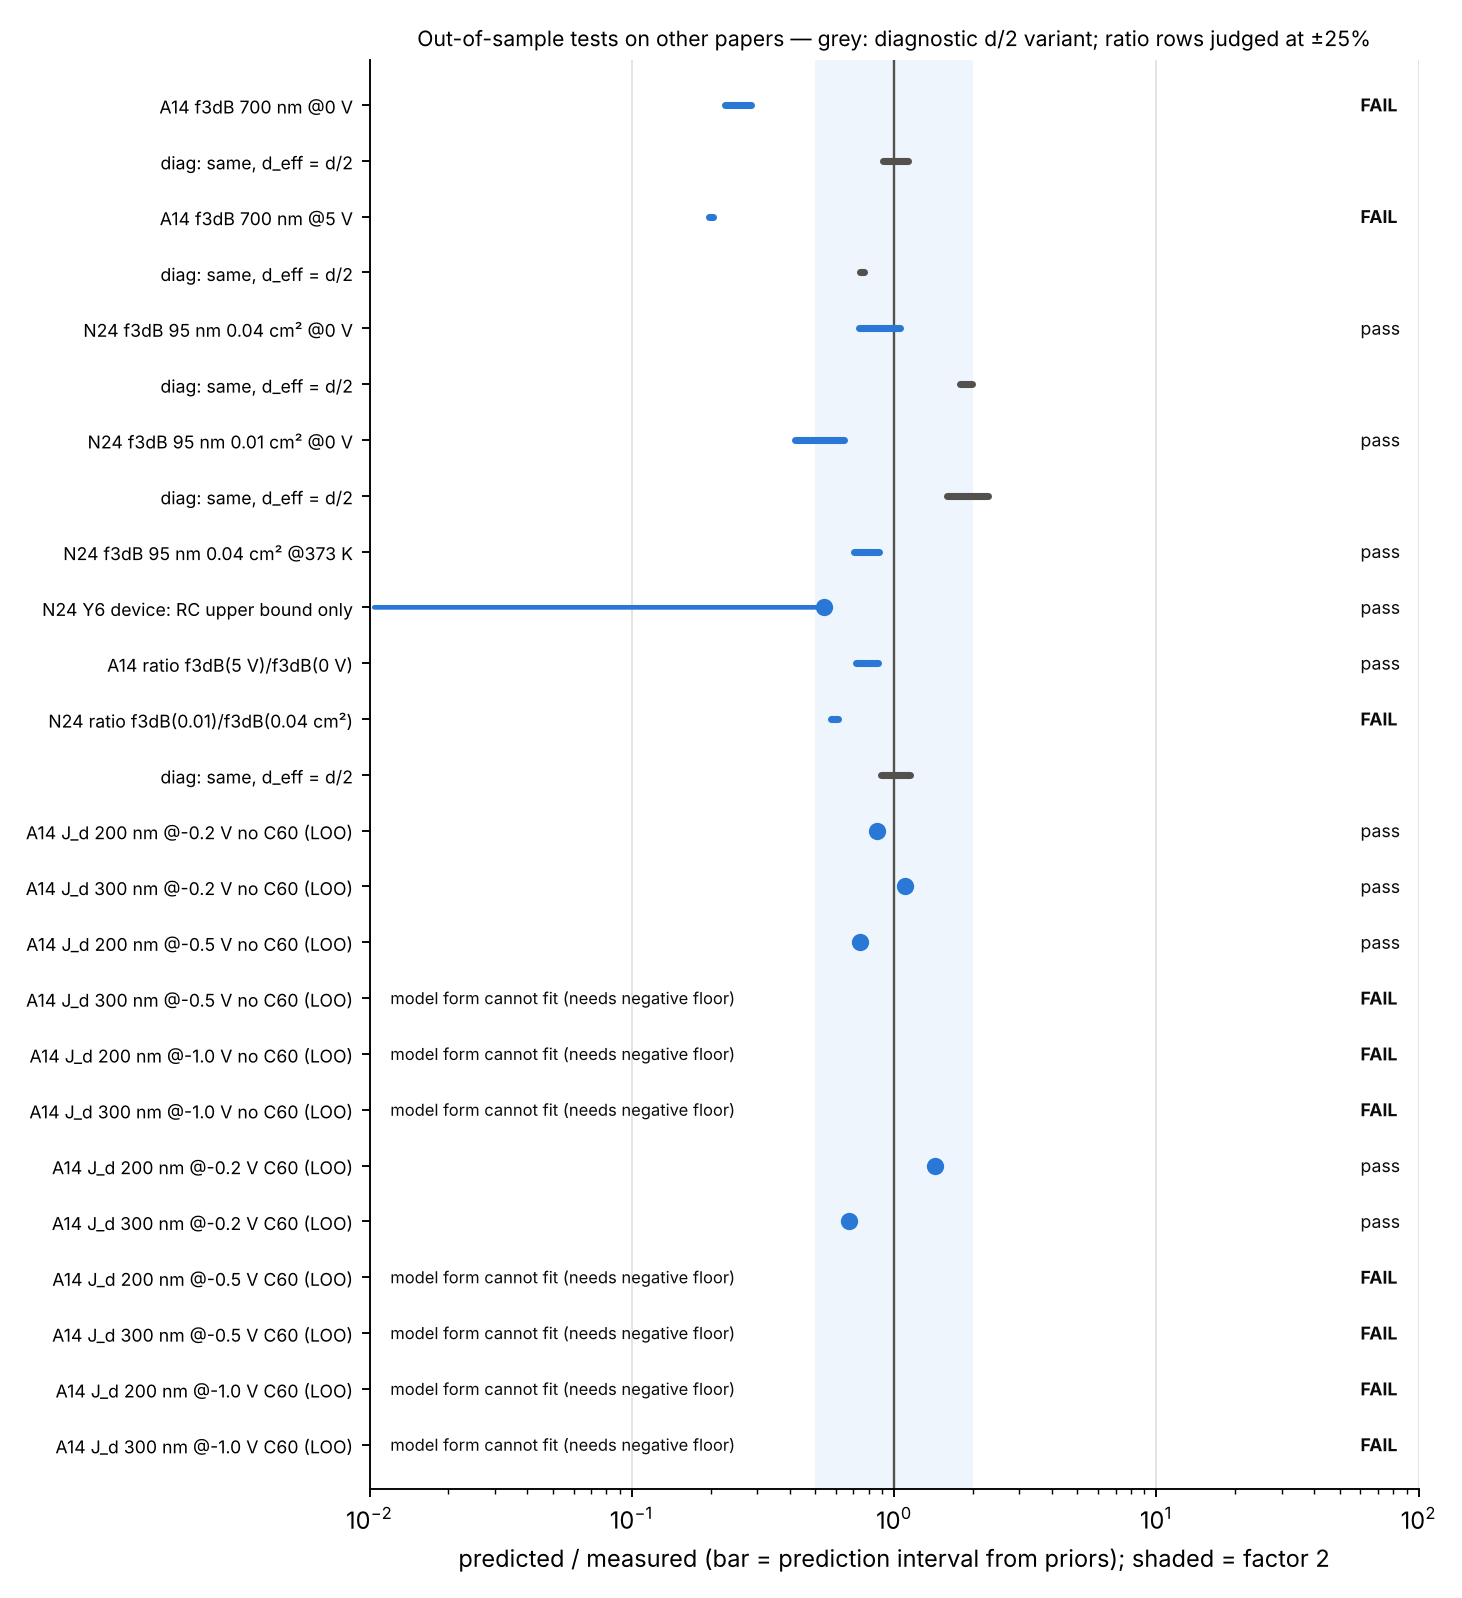

Python code for this plot:
"""用其他文献做独立检验（不用 Luong 2024，避免循环验证）。

原则：
1. 预测只用文献中“独立测得”的输入（迁移率、电容、负载电阻、厚度、面积），
   不用被预测的那个量去拟合任何参数；
2. 文献没给的量（内建电势 V0、寿命 τ、吸收系数 α）用先验区间，输出预测区间而不是单点；
3. 公式按《42种策略_通用边界模型.md》预先固定：渡越 B1 用 κ=3.5、全厚度 d；
   “平均渡越距离 d/2” 变体只作诊断，不作为通过依据。

文献：
- A14：Armin et al., Laser Photonics Rev. 8, 924 (2014)，Swansea 机构库作者稿 cronfa38600
- N24：CH17 OPD, Natl. Sci. Rev. 11, nwad311 (2024)，PMC10833469
- Y19：Yazmaciyan, Meredith, Armin, Adv. Opt. Mater. 1801543 (2019)，Swansea 机构库作者稿 cronfa48973
运行：python3 external_tests.py → 打印结果，输出 external_tests.png、external_ccn.png
"""
import numpy as np
import matplotlib
matplotlib.use("Agg")
import matplotlib.pyplot as plt
import opd_bounds as b

C_BLUE, C_ORANGE, C_AQUA, C_INK, C_MUTED, C_GRID = "#2a78d6", "#eb6834", "#1baf7a", "#0b0b0b", "#52514e", "#e4e3df"
TOL = 2.0
results = []   # (标签, 预测下限, 预测上限, 实测, 说明)


def f3db_from_C(mu, Veff, d, R, C, kappa=3.5, d_eff=None):
    """带宽：RC 用实测电容，渡越用 B1。d_eff 为渡越距离（默认 = d）。"""
    de = d if d_eff is None else d_eff
    f_tr = kappa * mu * Veff / (2 * np.pi * de**2)
    f_rc = 1 / (2 * np.pi * R * C)
    return b.f_3dB(f_rc, f_tr)


# ============================================================ A14 带宽（700 nm，C60 阻挡层）
# 独立输入：μh = 3e-4 cm²/Vs（photo-CELIV/双注入，慢载流子）、C = 3.7 nF/cm²、A = 0.2 cm²、R = 100 Ω
# 先验：V0 ∈ [0.8, 1.0] V（PCDTBT:PC70BM 的 Voc 约 0.88 V；原文未给 V_bi）
A14 = dict(mu=3e-8, d=700e-9, C=3.7e-9 / 1e-4 * 0.2e-4, R=100.0)
for V, f_meas in [(0.0, 120e3), (5.0, 1.0e6)]:
    lo = f3db_from_C(A14["mu"], 0.8 + V, A14["d"], A14["R"], A14["C"])
    hi = f3db_from_C(A14["mu"], 1.0 + V, A14["d"], A14["R"], A14["C"])
    results.append((f"A14 f3dB 700 nm @{V:g} V", lo, hi, f_meas, "μh 来自 photo-CELIV/DI"))
    lo2 = f3db_from_C(A14["mu"], 0.8 + V, A14["d"], A14["R"], A14["C"], d_eff=A14["d"] / 2)
    hi2 = f3db_from_C(A14["mu"], 1.0 + V, A14["d"], A14["R"], A14["C"], d_eff=A14["d"] / 2)
    results.append((f"  diag: same, d_eff = d/2", lo2, hi2, f_meas, "诊断"))

# ============================================================ N24 带宽（CH17，95 nm，0 V）
# 独立输入：SCLC μ = 4.5e-4 cm²/Vs（e/h = 1.2，取较慢者 μ/1.2 到 μ），C = 0.7 nF（0.04 cm²，10 kHz），R = 50 Ω
# 先验：V0 ∈ [0.7, 0.9] V。实测给的是上升时间 t_r，换算 f3dB = 0.35/t_r（单极点）
N24_mu = (4.5e-8 / 1.2, 4.5e-8)
for area, C, tr in [(0.04, 0.7e-9, 168e-9), (0.01, 0.7e-9 / 4, 91e-9)]:
    vals = [f3db_from_C(mu, v0, 95e-9, 50.0, C) for mu in N24_mu for v0 in (0.7, 0.9)]
    results.append((f"N24 f3dB 95 nm {area} cm² @0 V", min(vals), max(vals), 0.35 / tr, "t_r→f3dB"))
    vals2 = [f3db_from_C(mu, v0, 95e-9, 50.0, C, d_eff=95e-9 / 2) for mu in N24_mu for v0 in (0.7, 0.9)]
    results.append(("  diag: same, d_eff = d/2", min(vals2), max(vals2), 0.35 / tr, "诊断"))
# 变温：373 K 时电子迁移率 1e-3 cm²/Vs（原文 Fig. S13），实测 f3dB ≈ 4 MHz（面积按 0.04 cm²）
vals = [f3db_from_C(mu, v0, 95e-9, 50.0, 0.7e-9) for mu in (1e-7 / 1.2, 1e-7) for v0 in (0.7, 0.9)]
results.append(("N24 f3dB 95 nm 0.04 cm² @373 K", min(vals), max(vals), 4e6, "面积为推断"))
# Y6 对照器件：只有 C = 1.9 nF，厚度未知 → 只能给 RC 上界
f_rc_y6 = 1 / (2 * np.pi * 50 * 1.9e-9)
results.append(("N24 Y6 device: RC upper bound only", 0.0, f_rc_y6, 0.35 / 386e-9, "上界检验"))

# ============================================================ 与 κ、d_eff 约定无关的标度检验
# A14：渡越主导时 f(5 V)/f(0 V) = (V0+5)/V0（RC 修正后略小）
lo = f3db_from_C(A14["mu"], 1.0 + 5, A14["d"], A14["R"], A14["C"]) / f3db_from_C(A14["mu"], 1.0, A14["d"], A14["R"], A14["C"])
hi = f3db_from_C(A14["mu"], 0.8 + 5, A14["d"], A14["R"], A14["C"]) / f3db_from_C(A14["mu"], 0.8, A14["d"], A14["R"], A14["C"])
results.append(("A14 ratio f3dB(5 V)/f3dB(0 V)", lo, hi, 1.0e6 / 120e3, "与 κ 无关"))
# N24：面积 0.04→0.01 cm² 的带宽比（实测 = t_r 比 168/91）
r = [f3db_from_C(mu, v0, 95e-9, 50.0, 0.7e-9 / 4) / f3db_from_C(mu, v0, 95e-9, 50.0, 0.7e-9) for mu in N24_mu for v0 in (0.7, 0.9)]
results.append(("N24 ratio f3dB(0.01)/f3dB(0.04 cm²)", min(r), max(r), 168 / 91, "与 κ 无关"))
r2 = [f3db_from_C(mu, v0, 95e-9, 50.0, 0.7e-9 / 4, d_eff=95e-9 / 2) / f3db_from_C(mu, v0, 95e-9, 50.0, 0.7e-9, d_eff=95e-9 / 2) for mu in N24_mu for v0 in (0.7, 0.9)]
results.append(("  diag: same, d_eff = d/2", min(r2), max(r2), 168 / 91, "诊断"))

# ============================================================ A14 暗电流：厚度留一法（Table 1）
# 每个偏压、每个系列：用其余 3 个厚度精确拟合 (J_A, β, J_floor)，预测被留出的中间厚度
A14_JD = {  # thickness: {V: (无 C60, 有 C60)}  [nA/cm²]
    100: {0.2: (160, 60), 0.5: (50, 6), 1.0: (315, 17)},
    200: {0.2: (5.8, 1.8), 0.5: (17.0, 6.5), 1.0: (100, 30)},
    300: {0.2: (2.0, 0.7), 0.5: (7.0, 1.8), 1.0: (55, 4)},
    700: {0.2: (1.35, 0.16), 0.5: (3.00, 0.42), 1.0: (6.6, 0.8)},
}
V0_A14 = 0.9


def fit3(ds, Js, V):
    """J = J_A·exp(β√(V_eff/d)) + J_floor，三点精确求解（对 β 一维求根）。"""
    x = np.sqrt((V0_A14 + V) / np.asarray(ds))
    Js = np.asarray(Js, float)
    o = np.argsort(x)          # x 从小到大 = 厚到薄
    x, Js = x[o], Js[o]

    def resid(beta):
        e = np.exp(beta * x)
        JA = (Js[2] - Js[0]) / (e[2] - e[0])
        Jf = Js[0] - JA * e[0]
        return JA * e[1] + Jf - Js[1], JA, Jf

    betas = np.geomspace(1e-7, 60 / x.max(), 4000)   # 上限避免 exp 溢出
    r = np.array([resid(bb)[0] for bb in betas])
    idx = np.nonzero(np.sign(r[:-1]) != np.sign(r[1:]))[0]
    if idx.size == 0:
        return None
    from scipy.optimize import brentq
    beta = brentq(lambda bb: resid(bb)[0], betas[idx[0]], betas[idx[0] + 1])
    _, JA, Jf = resid(beta)
    return beta, JA, Jf


jd_rows = []
for series, si in (("no C60", 0), ("C60", 1)):
    for V in (0.2, 0.5, 1.0):
        for leave in (200, 300):
            train = [t for t in (100, 200, 300, 700) if t != leave]
            p = fit3([t * 1e-9 for t in train], [A14_JD[t][V][si] for t in train], V)
            meas = A14_JD[leave][V][si]
            if p is None or p[2] < 0 or p[1] < 0:
                jd_rows.append((series, V, leave, np.nan, meas, "需要负的平台项或负的 J_A"))
                results.append((f"A14 J_d {leave} nm @-{V} V {series} (LOO)", np.nan, np.nan, meas, "形式失败"))
                continue
            beta, JA, Jf = p
            pred = JA * np.exp(beta * np.sqrt((V0_A14 + V) / (leave * 1e-9))) + Jf
            jd_rows.append((series, V, leave, pred, meas, ""))
            results.append((f"A14 J_d {leave} nm @-{V} V {series} (LOO)", pred, pred, meas, ""))

# ============================================================ 打印
print(f"{'检验':44s} {'预测下限':>10s} {'预测上限':>10s} {'实测':>10s}  结论")
for lab, lo, hi, m, note in results:
    if np.isnan(lo):
        continue
    if lab.startswith("  diag"):
        verdict = "诊断"
    elif "upper bound" in lab:
        verdict = "通过" if m <= hi else "不通过"
    else:
        tol = 1.25 if lab.startswith(("A14 ratio", "N24 ratio")) else TOL
        verdict = "通过" if (lo / tol <= m <= hi * tol) else "不通过"
        inside = lo <= m <= hi
        verdict += "（落在区间内）" if inside else ""
    print(f"{lab:44s} {lo:10.3g} {hi:10.3g} {m:10.3g}  {verdict}  {note}")
for s, V, t, p, m, n in jd_rows:
    if n:
        print(f"A14 J_d {t} nm @-{V} V {s}: 三点精确拟合不存在物理解（{n}），实测 {m}；记为模型形式失败")

# ============================================================ Y19：CCN 分类检验
# 观测：常规结构 100、700 nm 宽带；常规 2600 nm 窄带（CCN）；反转 700 nm 窄带（CCN）
# 输入：μe = 1e-3、μh = 1e-5 cm²/Vs（Y19 引用值）或 μh = 3e-4（A14 实测）；V0 = 0.9 V，0 V 偏压
# α 先验：吸收峰（~450 nm）1e5 cm⁻¹，吸收边（~650 nm）5e3 cm⁻¹；τ（μτ 中的寿命）为扫描量
# 判据（预先固定）：谱选择比 RR = EQE(峰)/EQE(边)；RR ≥ 1 记为宽带，RR < 0.5 记为 CCN
a_pk, a_edge = 1e7, 5e5   # m⁻¹
V0 = 0.9
cases = [("conv 100 nm", 100e-9, True, "broad"), ("conv 700 nm", 700e-9, True, "broad"),
         ("conv 2600 nm", 2600e-9, True, "CCN"), ("inverted 700 nm", 700e-9, False, "CCN")]
taus = np.geomspace(1e-9, 1e-3, 241)


def classify(RR):
    return "broad" if RR >= 1 else ("CCN" if RR < 0.5 else "mid")


fig, axs = plt.subplots(1, 2, figsize=(9.6, 4.0), sharey=True)
for ax, mu_h, ttl in [(axs[0], 1e-9, "μh = 1e-5 cm²/Vs (cited in Y19)"),
                      (axs[1], 3e-8, "μh = 3e-4 cm²/Vs (measured in A14)")]:
    mu_e = 1e-7
    ok_all = np.ones_like(taus, bool)
    for k, (name, d, hole_side, obs) in enumerate(cases):
        RR = []
        for tau in taus:
            # 常规结构：光从 ITO 阳极（空穴接触）入射；反转结构：光从阴极（电子接触）入射
            e_pk = b.eta_A_incoherent(a_pk, d) * b.hecht_profile(d, a_pk, mu_e * tau, mu_h * tau, V0, light_on_hole_side=hole_side, n=200)
            e_ed = b.eta_A_incoherent(a_edge, d) * b.hecht_profile(d, a_edge, mu_e * tau, mu_h * tau, V0, light_on_hole_side=hole_side, n=200)
            RR.append(e_pk / e_ed)
        RR = np.array(RR)
        ok = np.array([classify(r) == obs for r in RR])
        ok_all &= ok
        ax.plot(taus, RR, color=[C_BLUE, C_AQUA, C_ORANGE, C_INK][k], label=f"{name} (obs: {obs})")
    ax.axhline(1, color=C_MUTED, lw=0.8, ls=":")
    ax.axhline(0.5, color=C_MUTED, lw=0.8, ls=":")
    if ok_all.any():
        ax.axvspan(taus[ok_all].min(), taus[ok_all].max(), color=C_AQUA, alpha=0.15, lw=0)
        print(f"Y19 CCN, {ttl}: 四个观测同时满足的 τ 区间 = {taus[ok_all].min():.2e}–{taus[ok_all].max():.2e} s")
    else:
        print(f"Y19 CCN, {ttl}: 不存在同时满足四个观测的 τ")
    ax.set(xscale="log", yscale="log", xlabel="carrier lifetime τ (s)", title=ttl)
    ax.grid(color=C_GRID)
axs[0].set_ylabel("RR = EQE(peak) / EQE(edge)")
axs[0].legend(fontsize=7, loc="lower right", frameon=False)
# 稳健性：对 α_pk、α_edge、V0、μh 的先验网格扫描
import itertools
n_tot = n_strict = n_loose = 0
for a1, a2, v0, muh in itertools.product([5e6, 1e7, 2e7], [1e5, 5e5, 2e6], [0.6, 0.9], [1e-9, 1e-8, 3e-8]):
    for tau in np.geomspace(1e-9, 1e-3, 61):
        n_tot += 1
        RR = []
        for name, d, hs, obs in cases:
            ep = b.eta_A_incoherent(a1, d) * b.hecht_profile(d, a1, 1e-7 * tau, muh * tau, v0, light_on_hole_side=hs, n=150)
            ee = b.eta_A_incoherent(a2, d) * b.hecht_profile(d, a2, 1e-7 * tau, muh * tau, v0, light_on_hole_side=hs, n=150)
            RR.append(ep / ee)
        n_strict += RR[0] >= 1 and RR[1] >= 1 and RR[2] < 0.5 and RR[3] < 0.5
        n_loose += RR[0] >= 1 and RR[1] >= 1 and RR[2] < 1 and RR[3] < 1
print(f"Y19 CCN 稳健性：{n_tot} 组先验组合中，严格判据（CCN: RR<0.5）命中 {n_strict}，宽松判据（RR<1）命中 {n_loose}")

fig.suptitle("Yazmaciyan 2019 CCN classification: aqua = τ range reproducing all four observations", fontsize=9.5)
fig.tight_layout()
fig.savefig("external_ccn.png", dpi=170)

# ============================================================ 汇总图
rows = [r for r in results]
fig, ax = plt.subplots(figsize=(8.6, 0.32 * len(rows) + 1.4))
y = np.arange(len(rows))[::-1]
ax.axvspan(1 / TOL, TOL, color=C_BLUE, alpha=0.07, lw=0)
ax.axvline(1, color=C_MUTED, lw=1)
for yi, (lab, lo, hi, m, note) in zip(y, rows):
    diag = lab.startswith("  diag")
    col = C_MUTED if diag else C_BLUE
    if np.isnan(lo):
        ax.text(0.012, yi, "model form cannot fit (needs negative floor)", va="center", ha="left", fontsize=7, color=C_INK)
        ax.text(60, yi, "FAIL", va="center", fontsize=7.5, fontweight="bold", color=C_INK)
        continue
    if not diag:
        if "upper bound" in lab:
            ok = m <= hi
        else:
            tol = 1.25 if lab.startswith(("A14 ratio", "N24 ratio")) else TOL
            ok = lo / tol <= m <= hi * tol
        ax.text(60, yi, "pass" if ok else "FAIL", va="center", fontsize=7.5,
                fontweight="normal" if ok else "bold", color=C_INK)
    if "upper bound" in lab:
        ax.annotate("", xy=(m / hi, yi), xytext=(1e-2, yi), arrowprops=dict(arrowstyle="-", color=col, lw=2))
        ax.scatter(m / hi, yi, s=40, color=col, zorder=3)
        continue
    ax.plot([lo / m, hi / m], [yi, yi], color=col, lw=3, solid_capstyle="round")
    if lo == hi:
        ax.scatter(lo / m, yi, s=40, color=col, zorder=3)
ax.set_yticks(y, [r[0] for r in rows], fontsize=7.5)
ax.set_ylim(-0.8, len(rows) - 0.2)
ax.set_xscale("log")
ax.set_xlim(1e-2, 1e2)
ax.set_xlabel("predicted / measured (bar = prediction interval from priors); shaded = factor 2")
ax.set_title("Out-of-sample tests on other papers — grey: diagnostic d/2 variant; ratio rows judged at ±25%", fontsize=9)
ax.grid(axis="x", color=C_GRID)
for s in ("top", "right"):
    ax.spines[s].set_visible(False)
fig.tight_layout()
fig.savefig("external_tests.png", dpi=170)
